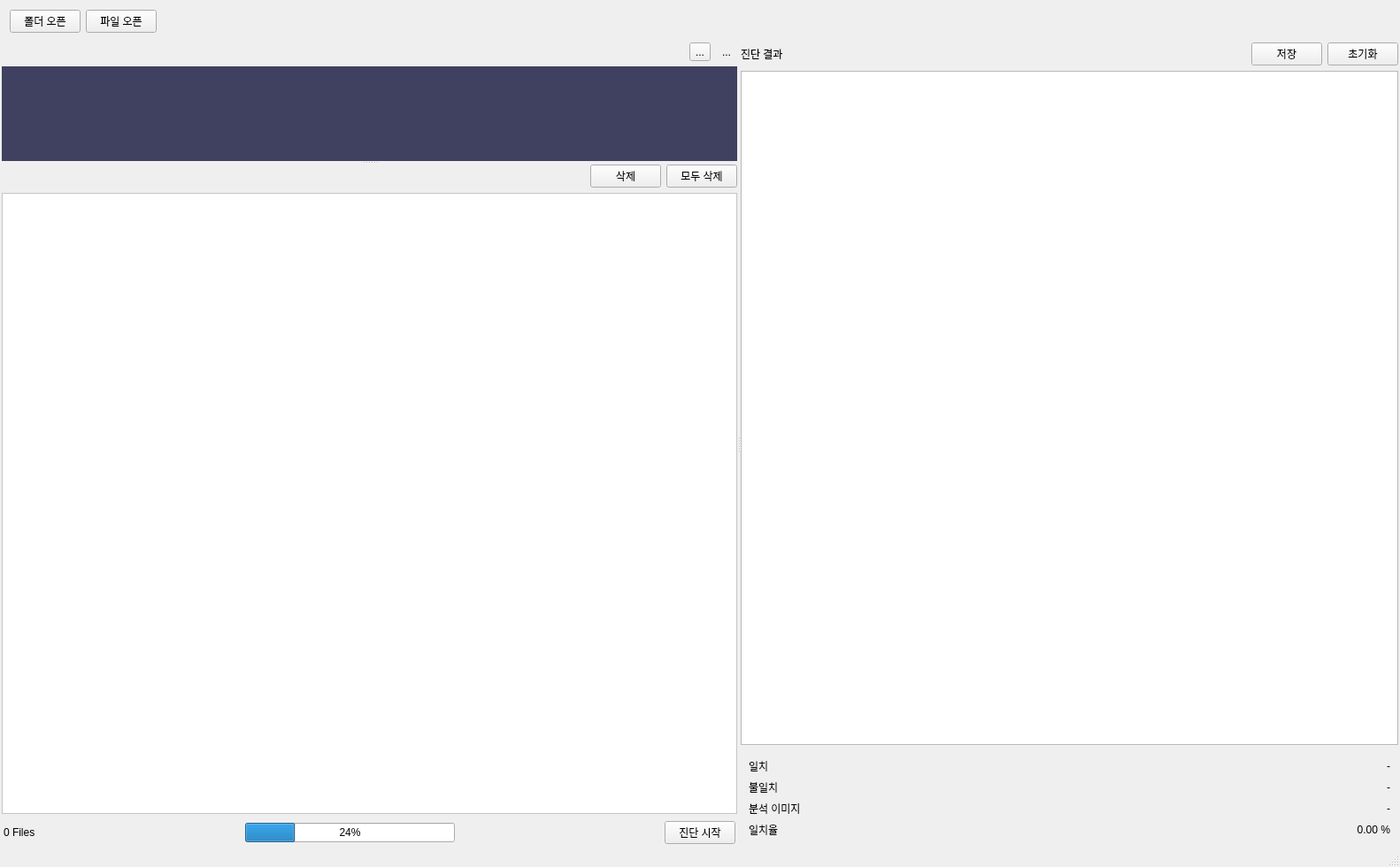
<?xml version="1.0" encoding="UTF-8"?>
<ui version="4.0">
  <class>MainWindow</class>
  <widget class="QMainWindow" name="MainWindow">
    <property name="geometry">
      <rect>
        <x>0</x>
        <y>0</y>
        <width>1582</width>
        <height>980</height>
      </rect>
    </property>
    <property name="windowTitle">
      <string>ETRI 폐렴 진단</string>
    </property>
    <widget class="QWidget" name="centralwidget">
      <layout class="QVBoxLayout" name="verticalLayout_5" stretch="0,1">
        <property name="spacing">
          <number>2</number>
        </property>
        <property name="leftMargin">
          <number>2</number>
        </property>
        <property name="topMargin">
          <number>2</number>
        </property>
        <property name="rightMargin">
          <number>2</number>
        </property>
        <property name="bottomMargin">
          <number>2</number>
        </property>
        <item>
          <widget class="QWidget" name="widget" native="true">
            <layout class="QHBoxLayout" name="horizontalLayout">
              <item>
                <widget class="QPushButton" name="buttonOpenFolder">
                  <property name="text">
                    <string>폴더 오픈</string>
                  </property>
                  <property name="icon">
                    <iconset resource="resources.qrc">
                      <normaloff>:/images/res/folder_document.png</normaloff>
                      :/images/res/folder_document.png</iconset>
                  </property>
                  <property name="iconSize">
                    <size>
                      <width>32</width>
                      <height>32</height>
                    </size>
                  </property>
                </widget>
              </item>
              <item>
                <widget class="QPushButton" name="buttonOpenImage">
                  <property name="text">
                    <string>파일 오픈</string>
                  </property>
                  <property name="icon">
                    <iconset resource="resources.qrc">
                      <normaloff>:/images/res/document_empty.png</normaloff>
                      :/images/res/document_empty.png</iconset>
                  </property>
                  <property name="iconSize">
                    <size>
                      <width>32</width>
                      <height>32</height>
                    </size>
                  </property>
                </widget>
              </item>
              <item>
                <spacer name="horizontalSpacer">
                  <property name="orientation">
                    <enum>Qt::Horizontal</enum>
                  </property>
                  <property name="sizeHint" stdset="0">
                    <size>
                      <width>40</width>
                      <height>20</height>
                    </size>
                  </property>
                </spacer>
              </item>
              <item>
                <widget class="QLabel" name="label">
                  <property name="text">
                    <string />
                  </property>
                  <property name="pixmap">
                    <pixmap resource="resources.qrc">:/images/res/etri_ci.png</pixmap>
                  </property>
                </widget>
              </item>
            </layout>
          </widget>
        </item>
        <item>
          <widget class="QSplitter" name="splitter_2">
            <property name="orientation">
              <enum>Qt::Horizontal</enum>
            </property>
            <widget class="QWidget" name="layoutWidget">
              <layout class="QVBoxLayout" name="verticalLayout_4">
                <item>
                  <widget class="QSplitter" name="splitter">
                    <property name="orientation">
                      <enum>Qt::Vertical</enum>
                    </property>
                    <widget class="QWidget" name="layoutWidget">
                      <layout class="QVBoxLayout" name="verticalLayout_3" stretch="0,1">
                        <item>
                          <layout class="QHBoxLayout" name="horizontalLayout_5">
                            <item>
                              <widget class="QLabel" name="labelSelectedImageName">
                                <property name="text">
                                  <string />
                                </property>
                              </widget>
                            </item>
                            <item>
                              <widget class="QToolButton" name="buttonSetToZoomView">
                                <property name="toolTip">
                                  <string>확대 보기</string>
                                </property>
                                <property name="text">
                                  <string>...</string>
                                </property>
                                <property name="icon">
                                  <iconset resource="resources.qrc">
                                    <normaloff>:/images/res/set_zoom_view.png</normaloff>
                                    :/images/res/set_zoom_view.png</iconset>
                                </property>
                                <property name="iconSize">
                                  <size>
                                    <width>16</width>
                                    <height>16</height>
                                  </size>
                                </property>
                                <property name="checkable">
                                  <bool>true</bool>
                                </property>
                                <property name="autoExclusive">
                                  <bool>true</bool>
                                </property>
                                <property name="autoRaise">
                                  <bool>false</bool>
                                </property>
                              </widget>
                            </item>
                            <item>
                              <widget class="QToolButton" name="buttonSetToFitView">
                                <property name="toolTip">
                                  <string>채워서 보기</string>
                                </property>
                                <property name="text">
                                  <string>...</string>
                                </property>
                                <property name="icon">
                                  <iconset resource="resources.qrc">
                                    <normaloff>:/images/res/set_fit_view.png</normaloff>
                                    :/images/res/set_fit_view.png</iconset>
                                </property>
                                <property name="iconSize">
                                  <size>
                                    <width>16</width>
                                    <height>16</height>
                                  </size>
                                </property>
                                <property name="checkable">
                                  <bool>true</bool>
                                </property>
                                <property name="autoExclusive">
                                  <bool>true</bool>
                                </property>
                                <property name="autoRaise">
                                  <bool>true</bool>
                                </property>
                              </widget>
                            </item>
                          </layout>
                        </item>
                        <item>
                          <widget class="SingleImage" name="labelSelectedImage">
                            <property name="styleSheet">
                              <string notr="true">background : rgb(64, 64, 96)</string>
                            </property>
                            <property name="text">
                              <string />
                            </property>
                          </widget>
                        </item>
                      </layout>
                    </widget>
                    <widget class="QWidget" name="layoutWidget">
                      <layout class="QVBoxLayout" name="verticalLayout">
                        <item>
                          <layout class="QHBoxLayout" name="horizontalLayout_4">
                            <item>
                              <spacer name="horizontalSpacer_4">
                                <property name="orientation">
                                  <enum>Qt::Horizontal</enum>
                                </property>
                                <property name="sizeHint" stdset="0">
                                  <size>
                                    <width>40</width>
                                    <height>20</height>
                                  </size>
                                </property>
                              </spacer>
                            </item>
                            <item>
                              <widget class="QPushButton" name="buttonDeleteImage">
                                <property name="text">
                                  <string>삭제</string>
                                </property>
                                <property name="iconSize">
                                  <size>
                                    <width>32</width>
                                    <height>32</height>
                                  </size>
                                </property>
                              </widget>
                            </item>
                            <item>
                              <widget class="QPushButton" name="buttonDeleteAllImages">
                                <property name="text">
                                  <string>모두 삭제</string>
                                </property>
                                <property name="iconSize">
                                  <size>
                                    <width>32</width>
                                    <height>32</height>
                                  </size>
                                </property>
                              </widget>
                            </item>
                          </layout>
                        </item>
                        <item>
                          <widget class="QListWidget" name="listImages">
                            <property name="styleSheet">
                              <string notr="true">background: rgb(255,255,255)</string>
                            </property>
                          </widget>
                        </item>
                      </layout>
                    </widget>
                  </widget>
                </item>
                <item>
                  <widget class="QWidget" name="widget_2" native="true">
                    <layout class="QHBoxLayout" name="horizontalLayout_2">
                      <property name="spacing">
                        <number>0</number>
                      </property>
                      <property name="leftMargin">
                        <number>2</number>
                      </property>
                      <property name="topMargin">
                        <number>2</number>
                      </property>
                      <property name="rightMargin">
                        <number>2</number>
                      </property>
                      <property name="bottomMargin">
                        <number>2</number>
                      </property>
                      <item>
                        <widget class="QLabel" name="labelImageCount">
                          <property name="text">
                            <string>0 Files</string>
                          </property>
                        </widget>
                      </item>
                      <item>
                        <spacer name="horizontalSpacer_2">
                          <property name="orientation">
                            <enum>Qt::Horizontal</enum>
                          </property>
                          <property name="sizeHint" stdset="0">
                            <size>
                              <width>40</width>
                              <height>20</height>
                            </size>
                          </property>
                        </spacer>
                      </item>
                      <item>
                        <widget class="QProgressBar" name="progressBar">
                          <property name="value">
                            <number>24</number>
                          </property>
                        </widget>
                      </item>
                      <item>
                        <spacer name="horizontalSpacer_5">
                          <property name="orientation">
                            <enum>Qt::Horizontal</enum>
                          </property>
                          <property name="sizeHint" stdset="0">
                            <size>
                              <width>40</width>
                              <height>20</height>
                            </size>
                          </property>
                        </spacer>
                      </item>
                      <item>
                        <widget class="QPushButton" name="buttonStart">
                          <property name="text">
                            <string>진단 시작</string>
                          </property>
                          <property name="icon">
                            <iconset resource="resources.qrc">
                              <normaloff>:/images/res/magnifying_glass.png</normaloff>
                              :/images/res/magnifying_glass.png</iconset>
                          </property>
                          <property name="iconSize">
                            <size>
                              <width>32</width>
                              <height>32</height>
                            </size>
                          </property>
                        </widget>
                      </item>
                    </layout>
                  </widget>
                </item>
              </layout>
            </widget>
            <widget class="QWidget" name="layoutWidget">
              <layout class="QVBoxLayout" name="verticalLayout_2">
                <item>
                  <layout class="QHBoxLayout" name="horizontalLayout_3">
                    <item>
                      <widget class="QLabel" name="label_9">
                        <property name="text">
                          <string>진단 결과</string>
                        </property>
                      </widget>
                    </item>
                    <item>
                      <spacer name="horizontalSpacer_3">
                        <property name="orientation">
                          <enum>Qt::Horizontal</enum>
                        </property>
                        <property name="sizeHint" stdset="0">
                          <size>
                            <width>40</width>
                            <height>20</height>
                          </size>
                        </property>
                      </spacer>
                    </item>
                    <item>
                      <widget class="QPushButton" name="buttonSaveResult">
                        <property name="text">
                          <string>저장</string>
                        </property>
                      </widget>
                    </item>
                    <item>
                      <widget class="QPushButton" name="buttonClearResult">
                        <property name="text">
                          <string>초기화</string>
                        </property>
                      </widget>
                    </item>
                  </layout>
                </item>
                <item>
                  <widget class="QTreeView" name="listResult">
                    <property name="rootIsDecorated">
                      <bool>true</bool>
                    </property>
                  </widget>
                </item>
                <item>
                  <widget class="QWidget" name="widget_3" native="true">
                    <layout class="QGridLayout" name="gridLayout">
                      <item row="0" column="0">
                        <widget class="QLabel" name="label_3">
                          <property name="text">
                            <string>일치</string>
                          </property>
                        </widget>
                      </item>
                      <item row="0" column="1">
                        <widget class="QLabel" name="labelSuccess">
                          <property name="text">
                            <string>-</string>
                          </property>
                          <property name="alignment">
                            <set>Qt::AlignRight|Qt::AlignTrailing|Qt::AlignVCenter</set>
                          </property>
                        </widget>
                      </item>
                      <item row="1" column="0">
                        <widget class="QLabel" name="label_4">
                          <property name="text">
                            <string>불일치</string>
                          </property>
                        </widget>
                      </item>
                      <item row="1" column="1">
                        <widget class="QLabel" name="labelFailure">
                          <property name="text">
                            <string>-</string>
                          </property>
                          <property name="alignment">
                            <set>Qt::AlignRight|Qt::AlignTrailing|Qt::AlignVCenter</set>
                          </property>
                        </widget>
                      </item>
                      <item row="2" column="0">
                        <widget class="QLabel" name="label_5">
                          <property name="text">
                            <string>분석 이미지</string>
                          </property>
                        </widget>
                      </item>
                      <item row="2" column="1">
                        <widget class="QLabel" name="labelWorked">
                          <property name="text">
                            <string>-</string>
                          </property>
                          <property name="alignment">
                            <set>Qt::AlignRight|Qt::AlignTrailing|Qt::AlignVCenter</set>
                          </property>
                        </widget>
                      </item>
                      <item row="3" column="0">
                        <widget class="QLabel" name="label_6">
                          <property name="text">
                            <string>일치율</string>
                          </property>
                        </widget>
                      </item>
                      <item row="3" column="1">
                        <widget class="QLabel" name="labelAccuracy">
                          <property name="text">
                            <string>0.00 %</string>
                          </property>
                          <property name="alignment">
                            <set>Qt::AlignRight|Qt::AlignTrailing|Qt::AlignVCenter</set>
                          </property>
                        </widget>
                      </item>
                    </layout>
                  </widget>
                </item>
              </layout>
            </widget>
          </widget>
        </item>
      </layout>
    </widget>
    <widget class="QMenuBar" name="menubar">
      <property name="geometry">
        <rect>
          <x>0</x>
          <y>0</y>
          <width>1582</width>
          <height>21</height>
        </rect>
      </property>
    </widget>
    <widget class="QStatusBar" name="statusbar" />
  </widget>
  <customwidgets>
    <customwidget>
      <class>SingleImage</class>
      <extends>QLabel</extends>
      <header location="global">src/singleImage.h</header>
    </customwidget>
  </customwidgets>
  <resources>
    <include location="src/resources.qrc" />
  </resources>
  <connections />
</ui>
